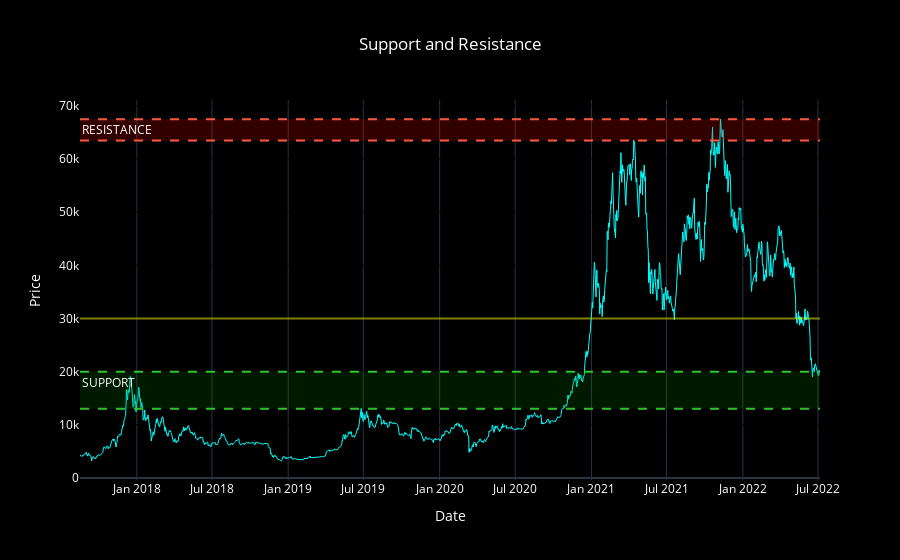

The code cell stored with this chart in its notebook:
### Markdown cell above
Plotting Support and Resistance area for BTCUSD :

### Code cell
# Price BTC chart
fig = go.Figure()
fig.add_trace(go.Scatter(x=df.index,
                y=df['close'])) 
fig.update_traces(line_color='Cyan', line_width=1)   # Set color for line chart

# ADD horizontal line
fig.add_hline(y=30000 , line_color="yellow", opacity = 0.5)
fig.add_hline(y=20000, line_dash="dash", line_color="limegreen")
fig.add_hline(y=13000, line_dash="dash", line_color="limegreen")
fig.add_hrect(y0=13000, y1=20000, line_width=0, fillcolor="green", opacity=0.2, annotation_text='SUPPORT', annotation_position="top left")

fig.add_hline(y=63500, line_dash="dash", line_color="tomato")
fig.add_hline(y=67500, line_dash="dash", line_color="tomato")
fig.add_hrect(y0=63500, y1=67500, line_width=0, fillcolor="red", opacity=0.2, annotation_text='RESISTANCE', annotation_position="top left")

# Labels
fig.update_layout(xaxis_rangeslider_visible=False)
fig.update_xaxes(title_text="Date")
fig.update_yaxes(title_text="Price")
fig.update_yaxes(showline=False, linewidth=1, linecolor='black', gridcolor='black')

# Background
fig.update_layout(showlegend=False, legend_bgcolor='black')
fig.update_layout(paper_bgcolor='black',plot_bgcolor='black', font_color = 'white')
fig.update_layout(title_text='Support and Resistance', title_x=0.5)
fig.update_layout(autosize=True)

# Drag mode
fig.update_layout(dragmode='pan')
fig.update_layout(template='plotly_dark')
fig.show()

### Figure 1 — Plotly figure (JSON) as saved in the notebook; plotly's stock layout.template omitted (floating-point values rounded to 4 significant figures; data arrays with more than 128 entries replaced by an {"elided": "..."} marker saying what was removed)
{"data": [{"line": {"color": "Cyan", "width": 1}, "type": "scatter", "x": {"elided": "1786 str values"}, "y": {"elided": "1786 float values"}}], "layout": {"annotations": [{"showarrow": false, "text": "SUPPORT", "x": 0, "xanchor": "left", "xref": "x domain", "y": 20000, "yanchor": "top", "yref": "y"}, {"showarrow": false, "text": "RESISTANCE", "x": 0, "xanchor": "left", "xref": "x domain", "y": 67500, "yanchor": "top", "yref": "y"}], "autosize": true, "dragmode": "pan", "font": {"color": "white"}, "legend": {"bgcolor": "black"}, "paper_bgcolor": "black", "plot_bgcolor": "black", "shapes": [{"line": {"color": "yellow"}, "opacity": 0.5, "type": "line", "x0": 0, "x1": 1, "xref": "x domain", "y0": 30000, "y1": 30000, "yref": "y"}, {"line": {"color": "limegreen", "dash": "dash"}, "type": "line", "x0": 0, "x1": 1, "xref": "x domain", "y0": 20000, "y1": 20000, "yref": "y"}, {"line": {"color": "limegreen", "dash": "dash"}, "type": "line", "x0": 0, "x1": 1, "xref": "x domain", "y0": 13000, "y1": 13000, "yref": "y"}, {"fillcolor": "green", "line": {"width": 0}, "opacity": 0.2, "type": "rect", "x0": 0, "x1": 1, "xref": "x domain", "y0": 13000, "y1": 20000, "yref": "y"}, {"line": {"color": "tomato", "dash": "dash"}, "type": "line", "x0": 0, "x1": 1, "xref": "x domain", "y0": 63500, "y1": 63500, "yref": "y"}, {"line": {"color": "tomato", "dash": "dash"}, "type": "line", "x0": 0, "x1": 1, "xref": "x domain", "y0": 67500, "y1": 67500, "yref": "y"}, {"fillcolor": "red", "line": {"width": 0}, "opacity": 0.2, "type": "rect", "x0": 0, "x1": 1, "xref": "x domain", "y0": 63500, "y1": 67500, "yref": "y"}], "showlegend": false, "title": {"text": "Support and Resistance", "x": 0.5}, "xaxis": {"rangeslider": {"visible": false}, "title": {"text": "Date"}}, "yaxis": {"gridcolor": "black", "linecolor": "black", "linewidth": 1, "showline": false, "title": {"text": "Price"}}}}
